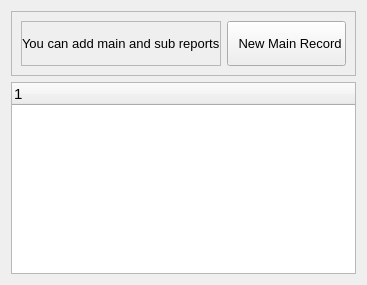
             <widget class="QWidget" name="history">
              <layout class="QVBoxLayout" name="verticalLayout_8">
               <item>
                <widget class="QFrame" name="frame_16">
                 <property name="frameShape">
                  <enum>QFrame::StyledPanel</enum>
                 </property>
                 <property name="frameShadow">
                  <enum>QFrame::Raised</enum>
                 </property>
                 <layout class="QHBoxLayout" name="horizontalLayout_10" stretch="3,0">
                  <item>
                   <widget class="QFrame" name="frame_17">
                    <property name="frameShape">
                     <enum>QFrame::StyledPanel</enum>
                    </property>
                    <property name="frameShadow">
                     <enum>QFrame::Raised</enum>
                    </property>
                    <layout class="QVBoxLayout" name="verticalLayout_6">
                     <property name="spacing">
                      <number>4</number>
                     </property>
                     <property name="leftMargin">
                      <number>0</number>
                     </property>
                     <property name="topMargin">
                      <number>0</number>
                     </property>
                     <property name="rightMargin">
                      <number>0</number>
                     </property>
                     <property name="bottomMargin">
                      <number>0</number>
                     </property>
                     <item>
                      <widget class="QLabel" name="history_info">
                       <property name="font">
                        <font>
                         <pointsize>10</pointsize>
                         <weight>50</weight>
                         <italic>false</italic>
                         <bold>false</bold>
                        </font>
                       </property>
                       <property name="text">
                        <string>You can add main and sub reports</string>
                       </property>
                      </widget>
                     </item>
                    </layout>
                   </widget>
                  </item>
                  <item>
                   <widget class="QPushButton" name="new_main_record">
                    <property name="minimumSize">
                     <size>
                      <width>0</width>
                      <height>45</height>
                     </size>
                    </property>
                    <property name="font">
                     <font>
                      <pointsize>10</pointsize>
                     </font>
                    </property>
                    <property name="text">
                     <string>  New Main Record</string>
                    </property>
                    <property name="icon">
                     <iconset>
                      <normaloff>icons/add_class.png</normaloff>icons/add_class.png</iconset>
                    </property>
                    <property name="iconSize">
                     <size>
                      <width>25</width>
                      <height>25</height>
                     </size>
                    </property>
                   </widget>
                  </item>
                 </layout>
                </widget>
               </item>
               <item>
                <widget class="QTreeWidget" name="treeWidget">
                 <property name="font">
                  <font>
                   <pointsize>11</pointsize>
                  </font>
                 </property>
                 <column>
                  <property name="text">
                   <string notr="true">1</string>
                  </property>
                 </column>
                </widget>
               </item>
              </layout>
             </widget>
